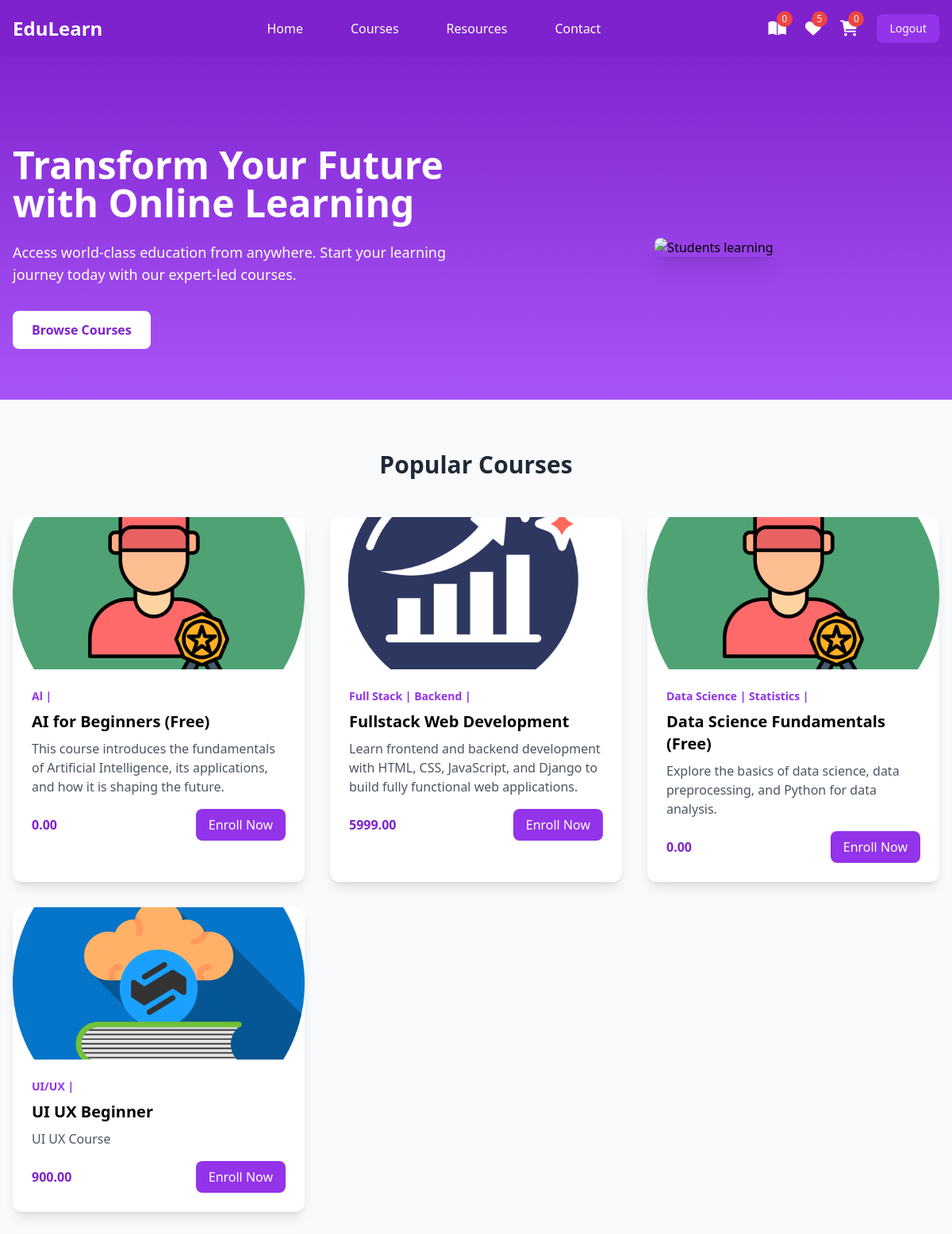
The page /student/index/ (signed in) on the database as committed earlier.
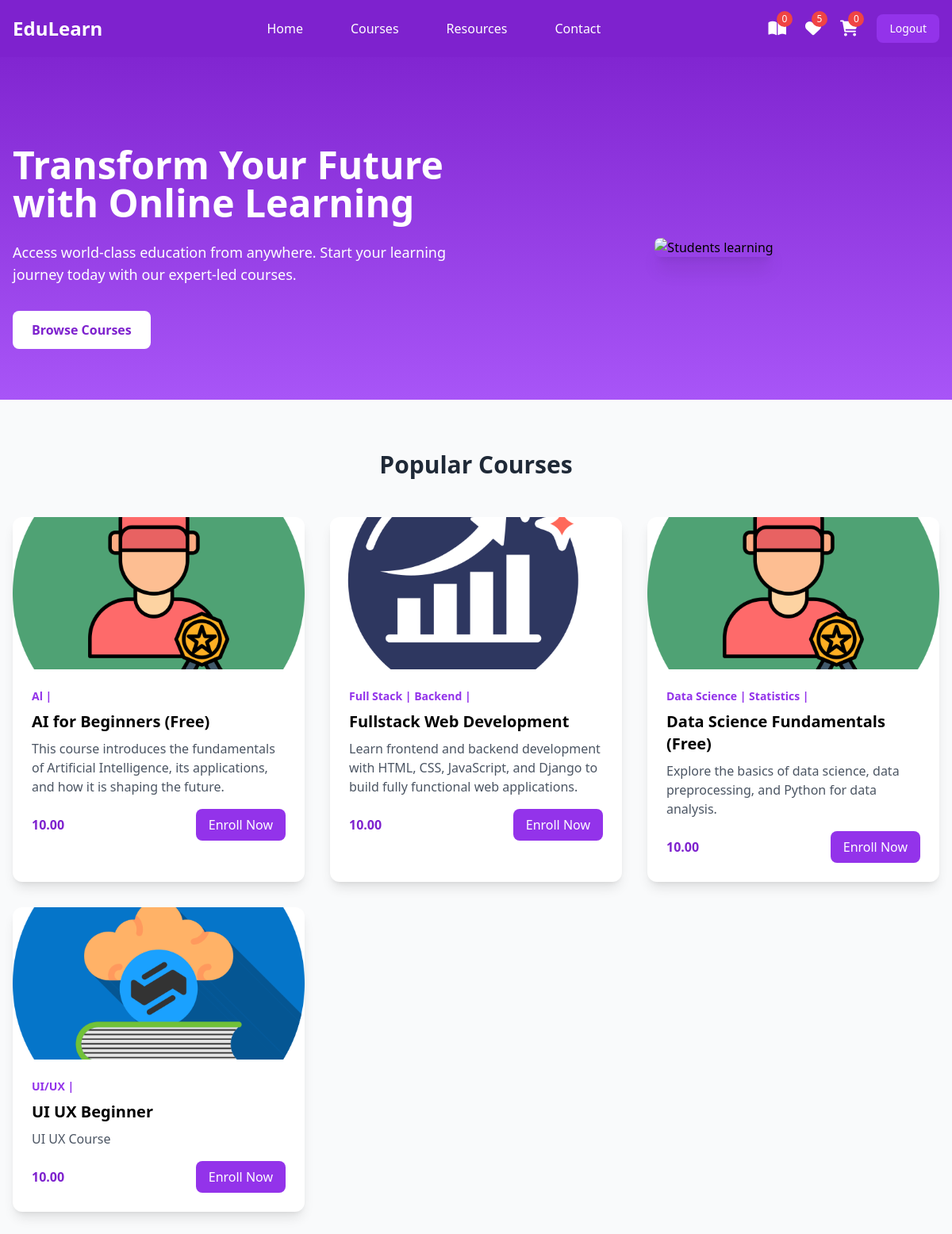
The same page on the database as committed later.
### instructor/models.py (models this page shows, shortened)
class User(AbstractUser):
    ROLE_CHOICES =(
        ("instructor","Instructor"),
        ("student","Student")
    )
    role=models.CharField(max_length=20,choices=ROLE_CHOICES,default="student")

class Course(models.Model):
    title=models.CharField(max_length=200)
    description=models.TextField()
    price=models.DecimalField(decimal_places=2,max_digits=7)
    owner=models.ForeignKey(User,on_delete=models.SET_NULL,related_name="courses",null=True)
    is_free=models.BooleanField(default=False)
    picture=models.ImageField(upload_to="courseimages",null=True,blank=True,default="courseimages/default.png")
    thumbnail=EmbedVideoField()
    category_objects=models.ManyToManyField(Category)
    created_at=models.DateTimeField(auto_now_add=True)
    updated_at=models.DateTimeField(auto_now=True)

class Category(models.Model):
    name=models.CharField(max_length=200,unique=True)
    def __str__(self):
        return self.name

### student/views.py (the view)
# urls.py: path('index/',views.IndexView.as_view(),name="index"),
@method_decorator(signin_required,name="dispatch")
class IndexView(View):
    def get(self,request,*args,**kwargs):
        all_courses=Course.objects.all()
        purchased_courses=Order.objects.filter(student=request.user).values_list("course_objects",flat=True)
        print("=============",purchased_courses)
        return render(request,"index.html",{"courses":all_courses,"purchased_courses": purchased_courses})

### student/context_processors.py (called while the page is built)
def course_context(request):
    count=0
    if request.user.is_authenticated:
        orders=request.user.purchase.filter(is_paid=True)
        count=len([c for o in orders for c in o.course_objects.all()])
    return {"count":count}

### student/templates/index.html
{%extends 'base.html'%} {%block mainblock%}
<section class="pt-20 bg-gradient-to-b from-purple-700 to-purple-500">
  <div
    class="max-w-screen-xl mx-auto px-4 py-16 grid md:grid-cols-2 gap-8 items-center"
  >
    <div class="text-white">
      <h1 class="text-4xl md:text-5xl font-bold mb-6">
        Transform Your Future with Online Learning
      </h1>
      <p class="text-lg mb-8">
        Access world-class education from anywhere. Start your learning journey
        today with our expert-led courses.
      </p>
      <button
        class="bg-white text-purple-700 hover:bg-purple-100 px-6 py-3 rounded-lg font-semibold transition duration-300"
      >
        Browse Courses
      </button>
    </div>
    <div class="flex justify-center">
      <img
        src="/api/placeholder/600/400"
        alt="Students learning"
        class="rounded-lg shadow-xl"
      />
    </div>
  </div>
</section>
<section class="max-w-screen-xl mx-auto px-4 py-16">
  <h2 class="text-3xl font-bold text-center mb-12 text-gray-800">
    Popular Courses
  </h2>
  <div class="grid grid-cols-1 md:grid-cols-3 gap-8">
    {%for c in courses%}
    <div
      class="bg-white rounded-xl shadow-lg overflow-hidden transform transition duration-300 hover:scale-105 hover:shadow-xl"
    >
      <img
        src="{{c.picture.url}}"
        alt="Course 1"
        class="w-full h-48 object-cover"
      />
      <div class="p-6">
        <div class="text-purple-600 text-sm font-semibold mb-2">
          {%for cat in c.category_objects.all%}
          <span> {{cat}} |</span>
          {%endfor%}
        </div>
        <h3 class="text-xl font-bold mb-2">{{c.title}}</h3>
        <p class="text-gray-600 mb-4">{{c.description}}</p>
        <div class="flex justify-between items-center">
          <span class="text-purple-700 font-bold">{{c.price}}</span>
          {%if c.id in purchased_courses%}
          <a
            href="#"
            class="bg-purple-600 text-white px-4 py-2 rounded-lg hover:bg-purple-700 transition duration-300"
          >
            Enrolled
          </a>
          {%else%}
          <a
            href="{%url 'course-detail' c.id%}"
            class="bg-purple-600 text-white px-4 py-2 rounded-lg hover:bg-purple-700 transition duration-300"
          >
            Enroll Now
          </a>
          {%endif%}
        </div>
      </div>
    </div>
    {%endfor%}
  </div>
</section>
{%endblock%}

### student/templates/base.html (shortened to what this page needs)
<!DOCTYPE html>
<html lang="en">
  <head>
    <script src="https://cdn.tailwindcss.com"></script>
    <link
      href="https://cdnjs.cloudflare.com/ajax/libs/font-awesome/6.0.0/css/all.min.css"
      rel="stylesheet"
    />
  </head>
  <body class="bg-gray-50">
    <nav class="bg-purple-700 fixed w-full z-20 top-0 left-0">
      <div
        class="max-w-screen-xl flex flex-wrap items-center justify-between mx-auto p-4"
      >
        <a href="#" class="flex items-center">
          <span class="self-center text-2xl font-semibold text-white"
            >EduLearn</span
          >
        </a>
        <div
          class="items-center justify-between hidden w-full md:flex md:w-auto md:order-1"
        >
          <ul
            class="flex flex-col p-4 md:p-0 mt-4 font-medium md:flex-row md:space-x-8 md:mt-0"
          >
            <li>
              <a
                href="#"
                class="block py-2 pl-3 pr-4 text-white hover:text-purple-200"
                >Home</a
              >
            </li>
            <li>
              <a
                href="#"
                class="block py-2 pl-3 pr-4 text-white hover:text-purple-200"
                >Courses</a
              >
            </li>
            <li>
              <a
                href="#"
                class="block py-2 pl-3 pr-4 text-white hover:text-purple-200"
                >Resources</a
              >
            </li>
            <li>
              <a
                href="#"
                class="block py-2 pl-3 pr-4 text-white hover:text-purple-200"
                >Contact</a
              >
            </li>
          </ul>
        </div>
        <div class="flex items-center space-x-6 md:order-2">
          <div class="relative group">
            <a
              href="{%url 'my-courses'%}"
              class="text-white hover:text-purple-200"
            >
              <i class="fas fa-book-open text-xl"></i>
              <span
                class="absolute -top-2 -right-2 bg-red-500 text-white text-xs rounded-full h-5 w-5 flex items-center justify-center"
                >{{count}}</span
              >
            </a>
          </div>
          <div class="relative group">
            <a href="#" class="text-white hover:text-purple-200">
              <i class="fas fa-heart text-xl"></i>
              <span
                class="absolute -top-2 -right-2 bg-red-500 text-white text-xs rounded-full h-5 w-5 flex items-center justify-center"
                >5</span
              >
            </a>
          </div>
          <div class="relative group">
            <a
              href="{%url 'cart-summary'%}"
              class="text-white hover:text-purple-200"
            >
              <i class="fas fa-shopping-cart text-xl"></i>
              <span
                class="absolute -top-2 -right-2 bg-red-500 text-white text-xs rounded-full h-5 w-5 flex items-center justify-center"
                >{{request.user.basket.all.count}}</span
              >
            </a>
          </div>
          <a href="{%url 'signout'%}">
            <button
              class="text-white bg-purple-600 hover:bg-purple-800 focus:ring-4 focus:outline-none focus:ring-purple-300 font-medium rounded-lg text-sm px-4 py-2 text-center"
            >
              Logout
            </button>
          </a>
        </div>
      </div>
    </nav>
    <div class="mt-10">{%block mainblock%} {%endblock%}</div>
  </body>
</html>

Rows that differ between the two databases and show on the page:
changed Course "AI for Beginners (Free)": price "0.00" → "10.00"
changed Course "Fullstack Web Development": price "5999.00" → "10.00"
changed Course "Data Science Fundamentals (Free)": price "0.00" → "10.00"
changed Course "UI UX Beginner": price "900.00" → "10.00"
